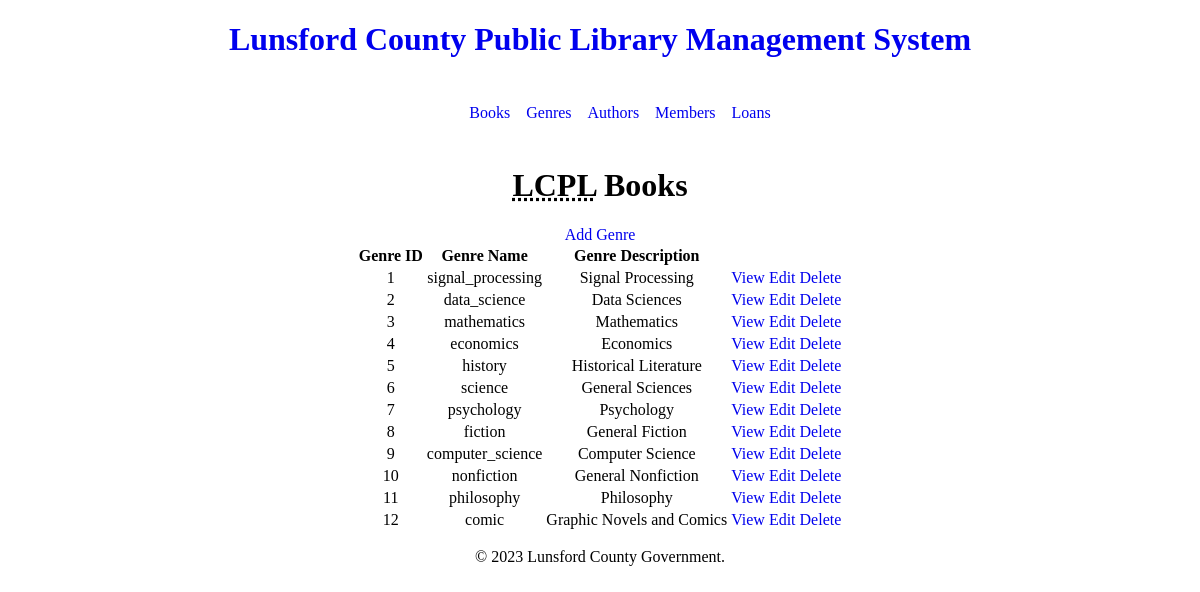
/genres/index.php, run on the app's committed database.
### tables this page shows
CREATE TABLE Genres (
  Genre_ID INT AUTO_INCREMENT PRIMARY KEY,
  Name VARCHAR(255) NOT NULL,
  Description TEXT
);

### private/functions.php (called while the page is built, shortened)
<?php
function urlFor($script_path) {
  if($script_path[0] != '/') {
    $script_path = "/" . $script_path;
  }
  return WWW_ROOT . $script_path;
}
function u($string="") {
  return urlencode($string);
}
function h($string="") {
  return htmlspecialchars($string);
}
?>

### private/query-functions.php (called while the page is built, shortened)
<?php
  function findAllItems($table) {
    global $db;
    if($table === "books") {
      $sql = "SELECT books.Book_ID, books.Title, authors.FirstName, authors.LastName, genres.Name, genres.Description FROM $table ";
      $sql .= "INNER JOIN authors ON books.Author_ID = authors.Author_ID ";
      $sql .= "INNER JOIN genres ON books.Genre_ID = genres.Genre_ID ";
      $sql .= "ORDER BY Title ASC";
    } else if($table === "loans") {
      $sql = "SELECT books.Title, members.FirstName, members.LastName, loans.CheckoutDate, loans.DueDate, loans.Loan_ID FROM $table ";
      $sql .= "INNER JOIN books ON loans.Book_ID = books.Book_ID ";
      $sql .= "INNER JOIN members ON loans.Member_ID = members.Member_ID ";
      $sql .= "ORDER BY CheckoutDate ASC";
    } else {
      $sql = "SELECT * FROM $table ";
    }
    $result = mysqli_query($db, $sql);
    return $result;
  }
?>

### public/genres/index.php (the view, shortened to what this page needs)
<?php
  $pageTable = "genres";
  $dbItems = findAllItems($pageTable);
  include(SHARED_PATH."/header.php");
?>
<h1><abbr title="Lunsford County Public Library">LCPL</abbr> Books</h1>
  <a href="<?php echo urlFor("genres/new.php");?>">Add Genre</a>
<table>
  <tr>
    <th>Genre ID</th>
    <th>Genre Name</th>
    <th>Genre Description</th>
    <th>&nbsp;</th>
    <th>&nbsp;</th>
    <th>&nbsp;</th>
  </tr>
      <?php while($item = mysqli_fetch_assoc($dbItems)) { ?>
        <tr>
          <td><?php echo h($item['Genre_ID']) ?></td>
          <td><?php echo h($item['Name']) ?></td>
          <td><?php echo h($item['Description']) ?></td>
          <td><a href="<?php echo urlFor('/genres/show.php?id='.h(u($item['Genre_ID']))); ?>">View</a></td>
          <td><a href="<?php echo urlFor('/genres/edit.php?id='.h(u($item['Genre_ID']))); ?>">Edit</a></td>
          <td><a href="<?php echo urlFor('/genres/delete.php?id='.$item['Genre_ID']);?>">Delete</a></td>
    	  </tr>
      <?php
        }
      ?>
  	</table>
<?php include(SHARED_PATH."/footer.php"); ?>

### private/shared/header.php (shortened to what this page needs)
<!doctype html>
<html lang="en">
  <head>
    <link rel="stylesheet" media="all" href="<?php echo urlFor('stylesheets/styles.css'); ?>">
  </head>
  <body>
    <header>
      <h1><a href="<?php echo urlFor('/'); ?>">Lunsford County Public Library Management System</a></h1>
    </header>
    <nav>
      <ul>
      <li><a href="<?php echo urlFor('books/'); ?>">Books</a></li>
      <li><a href="<?php echo urlFor('genres/'); ?>">Genres</a></li>
      <li><a href="<?php echo urlFor('authors/'); ?>">Authors</a></li>
      <li><a href="<?php echo urlFor('members/'); ?>">Members</a></li>
      <li><a href="<?php echo urlFor('loans/'); ?>">Loans</a></li>
      </ul>
    </nav>

### private/shared/footer.php (shortened to what this page needs)
<footer>
  <p>&copy; <?php echo date('Y'); ?> Lunsford County Government.</p>
</footer>
</body>
</html>

### public/stylesheets/styles.css (style rules this page uses)
body { display: flex; flex-flow: column; margin: auto; text-align: center; }
a { text-decoration: none; }
nav ul { display: flex; justify-content: center; list-style: none; }
nav ul li { padding: .5rem; }
table { margin: auto; text-align: center; }

### data on the page
genres: Genre_ID "1", Name "signal_processing", Description "Signal Processing"
genres: Genre_ID "2", Name "data_science", Description "Data Sciences"
genres: Genre_ID "3", Name "mathematics", Description "Mathematics"
genres: Genre_ID "4", Name "economics", Description "Economics"
genres: Genre_ID "5", Name "history", Description "Historical Literature"
genres: Genre_ID "6", Name "science", Description "General Sciences"
genres: Genre_ID "7", Name "psychology", Description "Psychology"
genres: Genre_ID "8", Name "fiction", Description "General Fiction"
genres: Genre_ID "9", Name "computer_science", Description "Computer Science"
genres: Genre_ID "10", Name "nonfiction", Description "General Nonfiction"
genres: Genre_ID "11", Name "philosophy", Description "Philosophy"
genres: Genre_ID "12", Name "comic", Description "Graphic Novels and Comics"
